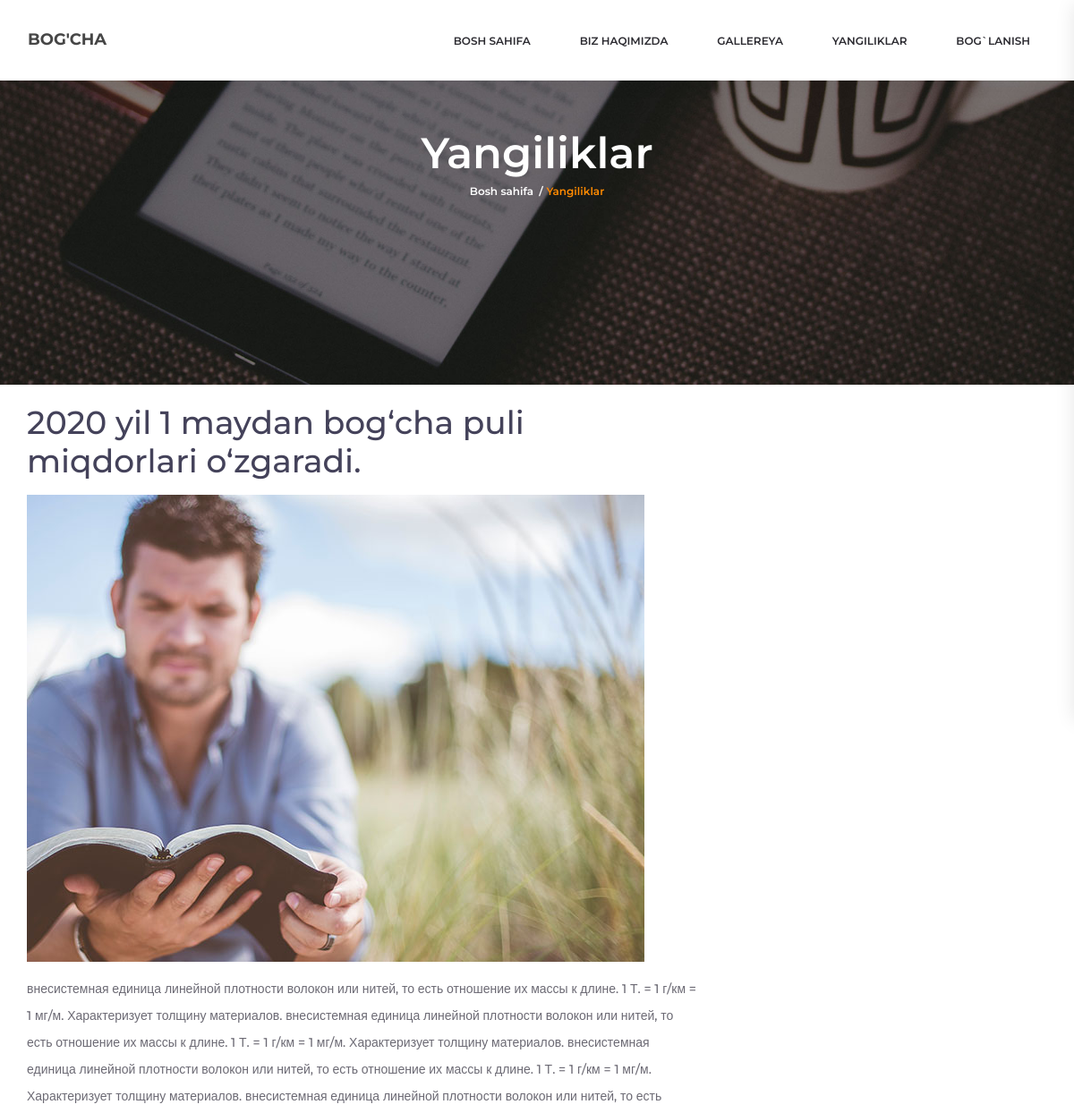
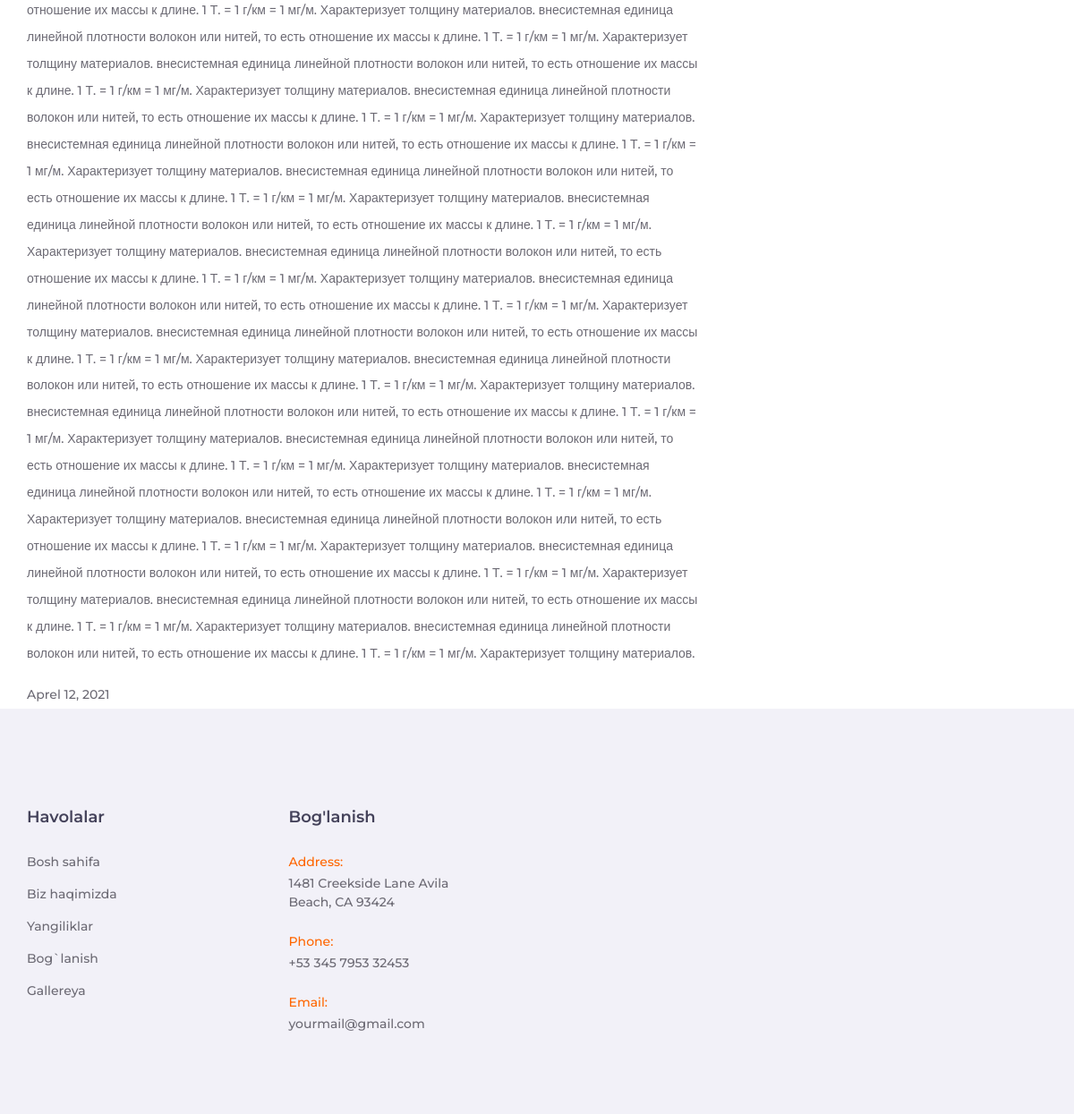
Screenshot of /news/get/5 with the database file from the repository (2 pictures, top to bottom).
### news/models.py (models this page shows, shortened)
class News(models.Model):
    news_photo = models.ImageField(upload_to='newsimg', default='-')
    news_title = models.CharField(max_length=255, null=False)
    news_text = models.TextField(default='Текст')
    news_date = models.DateField(auto_now=True)
    class Meta:
        verbose_name = 'Новость'
        verbose_name_plural = 'Новости'

### news/views.py (the view)
# urls.py: path('get/<int:pk>', get_news, name='get'),
def get_news(request, pk):
    news = get_object_or_404(News, pk=pk)
    return render(request, './get_news.html', {'news': news})

### templates/get_news.html
{% extends 'base.html' %}
{% load static %}
{% block news %}
    <div class="home">
        <div class="home_background parallax_background parallax-window" data-parallax="scroll"
             data-image-src="{% static 'images/news.jpg' %}" data-speed="0.8">
            <div class="home_container">
                <div class="container">
                    <div class="row">
                        <div class="col">
                            <div class="home_content text-center">
                                <div class="home_title">Yangiliklar</div>
                                <div class="breadcrumbs">
                                    <ul>
                                        <li><a href="/">Bosh sahifa</a></li>
                                        <li>Yangiliklar</li>
                                    </ul>
                                </div>
                            </div>
                        </div>
                    </div>
                </div>
            </div>
        </div>
    </div>
        <div class="container"><br>
            <div class="row">
                <div class="col-lg-8 ftco-animate">
                    <h2 class="mb-3"> {{ news.news_title }} </h2>
                    <p>
                        <img src="{{ news.news_photo.url }}" alt="" class="img-fluid">
                    </p>
                    <p> {{ news.news_text }}
                    <p>{{ news.news_date }}</p>
                </div>
            </div>
        </div>
{% endblock %}

### kg/static/styles/main_styles.css (style rules this page uses)
* { margin: 0; padding: 0; -webkit-font-smoothing: antialiased; -webkit-text-shadow: rgba(0,0,0,.01) 0 0 1px; text-shadow: rgba(0,0,0,.01) 0 0 1px; }
body { font-family: 'Montserrat', sans-serif; font-size: 14px; font-weight: 500; background: #FFFFFF; color: #6c6a74; }
div { display: block; position: relative; -webkit-box-sizing: border-box; -moz-box-sizing: border-box; box-sizing: border-box; }
ul { list-style: none; margin-bottom: 0px; }
p { font-family: 'Montserrat', sans-serif; font-size: 14px; line-height: 2.14; font-weight: 500; color: #6c6a74; -webkit-font-smoothing: antialiased; -webkit-text-shadow: rgba(0,0,0,.01) 0 0 1px; text-shadow: rgba(0,0,0,.01) 0 0 1px; }
p:last-of-type { margin-bottom: 0; }
a, a:hover, a:visited, a:active, a:link { text-decoration: none; -webkit-font-smoothing: antialiased; -webkit-text-shadow: rgba(0,0,0,.01) 0 0 1px; text-shadow: rgba(0,0,0,.01) 0 0 1px; }
h2 { font-size: 36px; }
h1, h2, h3, h4, h5, h6 { font-family: 'Montserrat', sans-serif; color: #44425a; -webkit-font-smoothing: antialiased; -webkit-text-shadow: rgba(0,0,0,.01) 0 0 1px; text-shadow: rgba(0,0,0,.01) 0 0 1px; }
.parallax-window { min-height: 400px; background: transparent; }
.parallax_background { position: absolute; top: 0; left: 0; width: 100%; height: 100%; }
.home { width: 100%; height: 100vh; }
.home_background { position: absolute; top: 0; left: 0; width: 100%; height: 100%; }
.home_container { position: absolute; top: 35.5%; left: 0; width: 100%; }
.home_title { width: 100%; font-size: 72px; line-height: 1.2; font-weight: 600; color: #FFFFFF; }

### kg/static/styles/about.css (style rules this page uses)
* { margin: 0; padding: 0; -webkit-font-smoothing: antialiased; -webkit-text-shadow: rgba(0,0,0,.01) 0 0 1px; text-shadow: rgba(0,0,0,.01) 0 0 1px; }
body { font-family: 'Montserrat', sans-serif; font-size: 14px; font-weight: 500; background: #FFFFFF; color: #6c6a74; }
div { display: block; position: relative; -webkit-box-sizing: border-box; -moz-box-sizing: border-box; box-sizing: border-box; }
ul { list-style: none; margin-bottom: 0px; }
p { font-family: 'Montserrat', sans-serif; font-size: 14px; line-height: 2.14; font-weight: 500; color: #6c6a74; -webkit-font-smoothing: antialiased; -webkit-text-shadow: rgba(0,0,0,.01) 0 0 1px; text-shadow: rgba(0,0,0,.01) 0 0 1px; }
p:last-of-type { margin-bottom: 0; }
a, a:hover, a:visited, a:active, a:link { text-decoration: none; -webkit-font-smoothing: antialiased; -webkit-text-shadow: rgba(0,0,0,.01) 0 0 1px; text-shadow: rgba(0,0,0,.01) 0 0 1px; }
h2 { font-size: 36px; }
h1, h2, h3, h4, h5, h6 { font-family: 'Montserrat', sans-serif; color: #44425a; -webkit-font-smoothing: antialiased; -webkit-text-shadow: rgba(0,0,0,.01) 0 0 1px; text-shadow: rgba(0,0,0,.01) 0 0 1px; }
.parallax-window { min-height: 400px; background: transparent; }
.parallax_background { position: absolute; top: 0; left: 0; width: 100%; height: 100%; }
.home { width: 100%; height: 430px; }
.home_container { position: absolute; bottom: 92px; left: 0; width: 100%; }
.home_title { font-size: 48px; font-weight: 600; line-height: 0.75; color: #FFFFFF; }
.breadcrumbs { margin-top: 14px; }
.breadcrumbs ul li { display: inline-block; position: relative; color: #ff8a00; font-size: 12px; font-weight: 600; }
.breadcrumbs ul li a { font-size: 12px; color: #FFFFFF; -webkit-transition: all 200ms ease; -moz-transition: all 200ms ease; -ms-transition: all 200ms ease; -o-transition: all 200ms ease; transition: all 200ms ease; }
.breadcrumbs ul li:not(:last-child)::after { display: inline-block; position: relative; content: '/'; margin-left: 6px; font-size: 12px; font-weight: 600; color: #FFFFFF; line-height: 0.75; }

### rows the page displays
News: news_title "2020 yil 1 maydan bog‘cha puli miqdorlari o‘zgaradi.", news_photo (picture), news_text "внесистемная единица линейной плотности волокон или нитей, то есть отношение их массы к длине. 1 Т. = 1 г/км = 1 мг/м. Характеризует толщину материалов. внесистемная единица линейной плотности волокон или нитей, то есть отношение их массы к длине. 1 Т. = 1 г/км = 1 мг/м. Характеризует толщину материалов. внесистемная единица линейной плотности волокон или нитей, то есть отношение их массы к длине. 1 Т. = 1 г/км = 1 мг/м. Характеризует толщину материалов. внесистемная единица линейной плотности волокон или нитей, то есть отношение их массы к длине. 1 Т. = 1 г/км = 1 мг/м. Характеризует толщину материалов. внесистемная единица линейной плотности волокон или нитей, то есть отношение их массы к…", news_date "Aprel 12, 2021"
